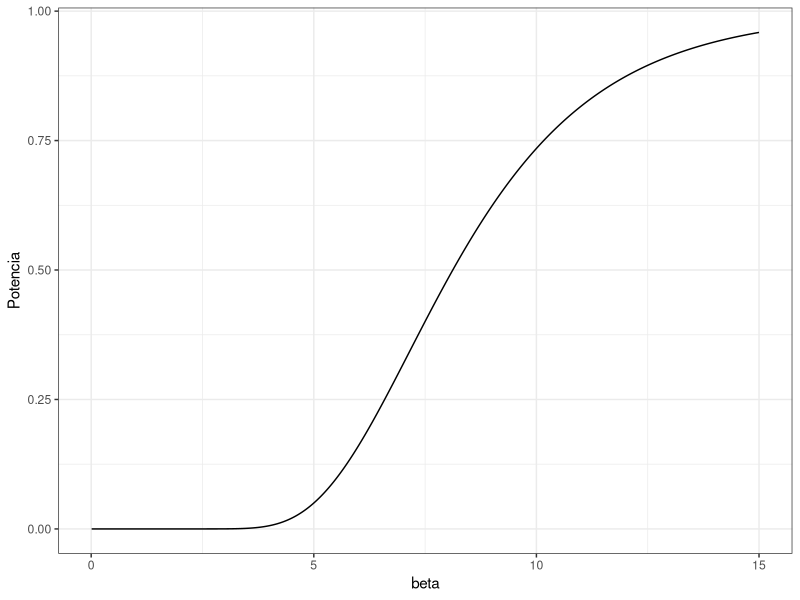

Here is the R script that generated this plot:
## ---- chunk 1
#| warning: false
library(dplyr)
library(ggplot2)
set.seed(1000)
## ---- chunk 2
n <- 10
5/2*qchisq(p=0.95,df= 2*n)
## ---- chunk 3
beta <- 10
1-pgamma(78.525,shape=n,scale=beta)
## ---- chunk 4
beta <- seq(0.01, 15, by=0.01)
Potencia <- 1-pgamma(78.525,shape=n,scale=beta)
Pot <- data.frame(beta,Potencia)
ggplot(data=Pot, aes(x=beta, y=Potencia)) +
  geom_line() + theme_bw()
## ---- chunk 5
beta <- 5
1-pgamma(78.525,shape=n,scale=beta)
## ---- chunk 6
muestra <- rexp(n=10, rate = 1/15)
muestra
sum(muestra)
## ---- chunk 7
#| echo: false
suma=sum(muestra)
## ---- chunk 8
muestra <- rexp(n=10, rate = 1/11)
muestra
sum(muestra)
## ---- chunk 9
#| echo: false
suma=sum(muestra)
